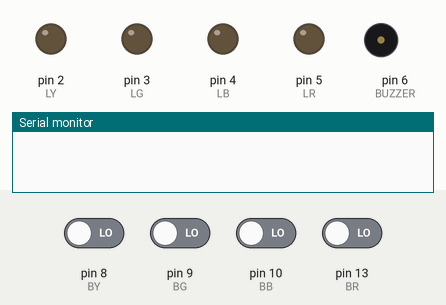
This sketch was run on a simulated Arduino Uno, built with avr-gcc and run on an emulated ATmega328P. Shown: output pins drawn as LEDs (lit = HIGH), buzzer (waves = sounding), the last lines printed to the serial monitor. Dashed ring = blinking. The inputs (shaded band) are chosen by the test bench; at power-on: pin 8 (BY), pin 9 (BG), pin 10 (BB), pin 13 (BR) LOW. Random numbers use the default seed unless the sketch sets one.

Above: at 2.1 s.
2.2 s: pin 9 (BG) driven HIGH
At 2.9 s:
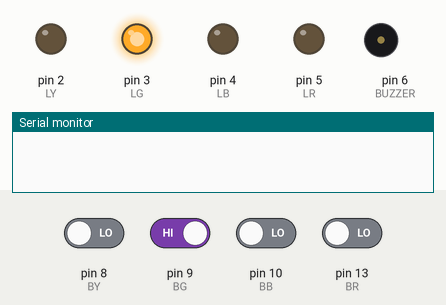
3.7 s: pin 9 (BG) driven LOW
At 3.96 s:
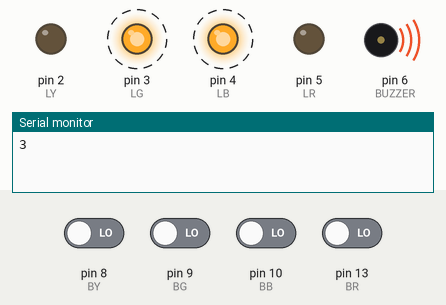
6.7 s: pin 10 (BB) driven HIGH
At 7.6 s:
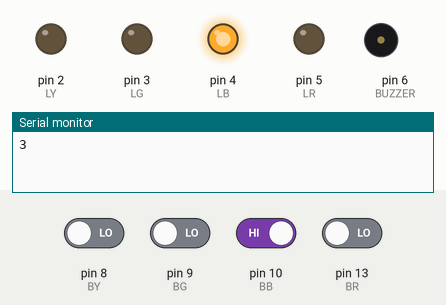
8.2 s: pin 10 (BB) driven LOW
At 8.56 s:
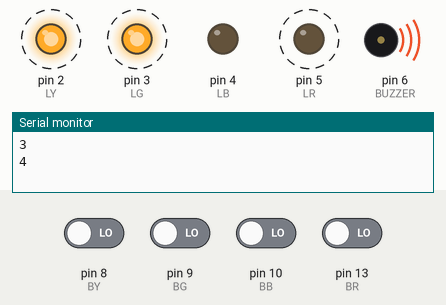
11.2 s: pin 8 (BY) driven HIGH
At 12.2 s:
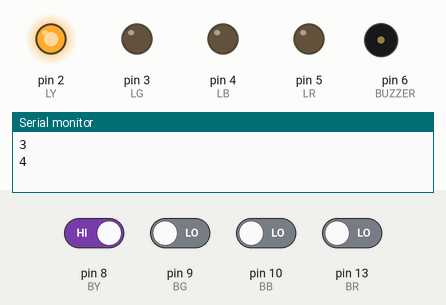
12.7 s: pin 8 (BY) driven LOW
At 12.86 s:
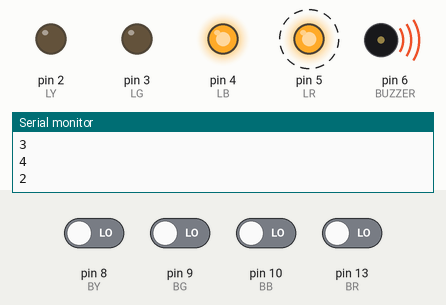
Timing chart, 0 to 16.4 s (numbered marks = the images above; inputs shaded):
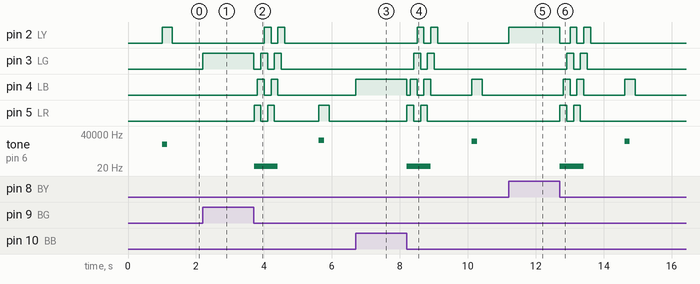

The sketch:

genius.ino
```cpp
#define MAX 100
#define BR 13
#define BB 10
#define BY 8
#define BG 9
#define LY 2
#define LG 3
#define LB 4
#define LR 5
#define BUZZER 6

int on[4] = {0,0,0,0};

int sequencia[MAX];
int tam_sequencia = 0;
bool emjogo = false;
int atual = 0;
int perdeu = false;

void setup()
{
  //Inicializa os pins
  pinMode(BUZZER, OUTPUT);
  pinMode(BR, INPUT);
  pinMode(BB, INPUT);
  pinMode(BG, INPUT);
  pinMode(BY, INPUT);
  pinMode(LR, OUTPUT);
  pinMode(LB, OUTPUT);
  pinMode(LG, OUTPUT);
  pinMode(LY, OUTPUT);
  //Inicializa a sequencia
  for(int i=0; i<MAX; i++){
    sequencia[i]=0;
  }
  Serial.begin(3600);
  randomSeed(analogRead(A1));
}

void animacaoperdeu(void){
    digitalWrite(LR, HIGH);
    delay(100);
    digitalWrite(LB, HIGH);
    delay(100);
    digitalWrite(LG, HIGH);
    digitalWrite(LR, LOW);
    delay(100);
    digitalWrite(LY, HIGH);
    digitalWrite(LB, LOW);
    delay(100);
    digitalWrite(LR, HIGH);
    digitalWrite(LG, LOW);
    delay(100);
    digitalWrite(LB, HIGH);
    digitalWrite(LY, LOW);
    delay(100);
    digitalWrite(LG, HIGH);
    digitalWrite(LR, LOW);
    delay(100);
    digitalWrite(LY, HIGH);
    digitalWrite(LB, LOW);
    delay(100);
    digitalWrite(LG, LOW);
    delay(100);
    digitalWrite(LG, LOW);
}

int detectarinput(void){
  //Inicializa os valores
  bool pressionou = false;
  int resposta = 0;
  //Loopa até um botão ser pressionado
  while(1){
    on[0] = digitalRead(BY);
    on[1] = digitalRead(BG);
    on[2] = digitalRead(BB);
    on[3] = digitalRead(BR);
    if(!pressionou){
      if(on[0] == HIGH){
        resposta = 0;
        pressionou = true;
        digitalWrite(resposta+2, HIGH);
      }
      else if(on[1] == HIGH){
        resposta = 1;
        pressionou = true;
        digitalWrite(resposta+2, HIGH);
      }
      else if(on[2] == HIGH){
        resposta = 2;
        pressionou = true;
        digitalWrite(resposta+2, HIGH);
      }
      else if(on[3] == HIGH){
        resposta = 3;
        pressionou = true;
        digitalWrite(resposta+2, HIGH);
      }
    }
    //Se deixou de pressionar quebra o loop
    if(pressionou && on[resposta] == LOW){
      digitalWrite(resposta+2, LOW);
      break;
    };

  }
  delay(10);
  return(resposta);
}

void loop(void)
{
  if(!emjogo){
    delay(1000);
    //Decide aleatoriamente qual LED irá acender
    sequencia[tam_sequencia] = random(2,6);
    emjogo = true;
    for(int i = 0; i < tam_sequencia + 1; i++){
        //Acende o LED escolhido
        digitalWrite(sequencia[i], HIGH);
        //Aciona o buzzer
        tone(6, sequencia[i] * 2000, 150);
        delay(300);
        //Apaga o resto dos LEDs
        digitalWrite(LB, LOW);
        digitalWrite(LR, LOW);
        digitalWrite(LY, LOW);
        digitalWrite(LG, LOW);
        if(i != tam_sequencia) delay(300);
    }
  }
  if(emjogo){
    //Obtém o pin do LED que foi pressionado
    int qpressionou = detectarinput() + 2; //O +2 é para transformar de índice para pin
    Serial.print(qpressionou);
    Serial.print("\n");
    //Liga o LED para dar um feedback visual
    tone(6, qpressionou * 2000, 150); //Aciona o buzzer para dar um feedback sonoro
    //Se o botão pressionado corresponder ao LED correto
    if(qpressionou == sequencia[atual]){
        atual++;
    }else{
     //Se perdeu, reseta tudo e aciona o buzzer
        perdeu = true;
        emjogo = false;
        atual = 0;
        tam_sequencia = 0;
        for(int i=0; i<MAX; i++){
          sequencia[i]=0;
        }
        tone(6, 31, 700);
        animacaoperdeu();
    }
    //Acaba a rodada
    if(atual == tam_sequencia + 1){
        tam_sequencia++;
        emjogo = false;
        atual = 0;
    }
  }
  //Reseta os LEDs
  digitalWrite(LB, LOW);
  digitalWrite(LR, LOW);
  digitalWrite(LY, LOW);
  digitalWrite(LG, LOW);
  delay(10);
}
```

Measured:
- after the input at 2.2 s, pin 3 (LG): LOW → HIGH at once
- after the input at 3.7 s, pin 2 (LY): alternates HIGH for 0.20 s and LOW for 0.20 s, 4 changes in all, then stays LOW, starting after 0.31 s; pin 3 (LG): alternates HIGH for 0.20 s and LOW for 0.21 s, 5 changes in all, then stays LOW, starting at once
- after the input at 6.7 s, pin 4 (LB): LOW → HIGH at once
- after the input at 8.2 s, pin 2 (LY): alternates HIGH for 0.20 s and LOW for 0.20 s, 4 changes in all, then stays LOW, starting after 0.31 s; pin 3 (LG): alternates HIGH for 0.20 s and LOW for 0.20 s, 4 changes in all, then stays LOW, starting after 0.21 s
- after the input at 11.2 s, pin 2 (LY): LOW → HIGH at once
- after the input at 12.7 s, pin 2 (LY): goes LOW 0.31 s, HIGH 0.20 s, LOW 0.20 s, HIGH 0.20 s, then LOW, starting at once; pin 3 (LG): alternates HIGH for 0.20 s and LOW for 0.20 s, 4 changes in all, then stays LOW, starting after 0.21 s
